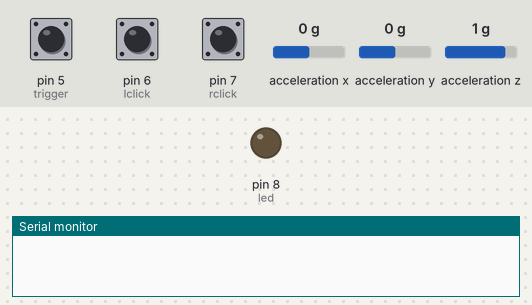
The sketch below on a simulated Arduino Uno, built with avr-gcc and run on an emulated ATmega328P. Shown: output pins drawn as LEDs (lit = HIGH), the last lines printed to the serial monitor. Wiring (inferred from the names in the program): ADXL345 accelerometer at I2C address 0x53. Inputs (shaded band) come from the test bench; at power-on: pin 5 (trigger) HIGH, pin 6 (lclick) HIGH, pin 7 (rclick) HIGH, acceleration x 0 g, acceleration y 0 g, acceleration z 1 g.

Above: at 1.2 s.
1.3 s: pin 5 (trigger) pulled LOW for 0.15 s
At 1.7 s:
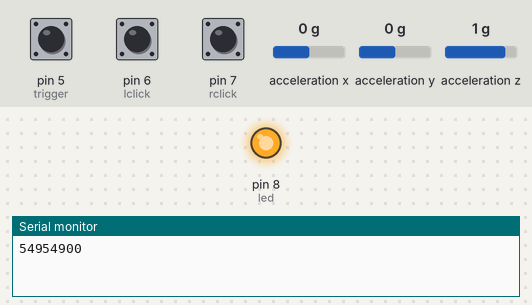
3.3 s: pin 5 (trigger) pulled LOW for 3.2 s
At 8.2 s:
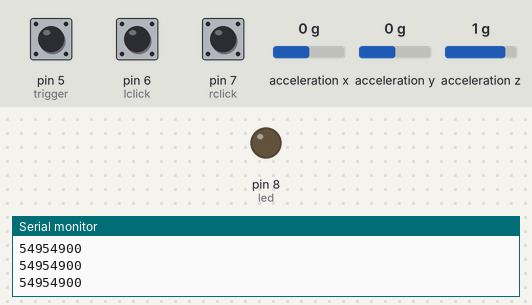
Timing chart, 0 to 9.7 s (numbered marks = the images above; inputs shaded):
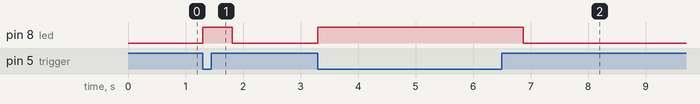

The sketch:

SmartMouse.ino
```cpp
#include <SoftwareSerial.h>
#include <Wire.h>  // Wire library - used for I2C communication

float X_out, Y_out, Z_out;  // Outputs
int xcord, ycord;
int lstate = 0;
int rstate = 0;

int ADXL345 = 0x53; // The ADXL345 sensor I2C address
const int rxpin = 2, txpin = 3;
SoftwareSerial bluetooth(rxpin, txpin);
const int trigger = 5;
const int lclick = 6;
const int rclick = 7;
const int led = 8;

void setup()
{
  pinMode(trigger,INPUT_PULLUP);
  pinMode(lclick,INPUT_PULLUP);
  pinMode(rclick,INPUT_PULLUP);
  pinMode(led, OUTPUT);
  Serial.begin(9600);
  bluetooth.begin(9600);

  Wire.begin(); // Initiate the Wire library
  // Set ADXL345 in measuring mode
  Wire.beginTransmission(ADXL345); // Start communicating with the device
  Wire.write(0x2D); // Access/ talk to POWER_CTL Register - 0x2D
  // Enable measurement
  Wire.write(8); // (8dec -> 0000 1000 binary) Bit D3 High for measuring enable
  Wire.endTransmission();
  delay(10);

  // Off-set Calibration
  //X-axis
  Wire.beginTransmission(ADXL345);
  Wire.write(0x1E);  // X-axis offset register
  Wire.write(-1);
  Wire.endTransmission();
  delay(10);
  //Y-axis
  Wire.beginTransmission(ADXL345);
  Wire.write(0x1F); // Y-axis offset register
  Wire.write(0);
  Wire.endTransmission();
  delay(10);
  //Z-axis
  Wire.beginTransmission(ADXL345);
  Wire.write(0x20); // Z-axis offset register
  Wire.write(-8);
  Wire.endTransmission();
  delay(10);
}

void loop()
{
  digitalWrite(led,LOW);
  while(digitalRead(trigger)==LOW)
  {
    digitalWrite(led, HIGH);
    lstate = digitalRead(lclick);
    rstate = digitalRead(rclick);
    Wire.beginTransmission(ADXL345);
    Wire.write(0x32); // Start with register 0x32 (ACCEL_XOUT_H)
    Wire.endTransmission(false);
    Wire.requestFrom(ADXL345, 6, true); // Read 6 registers total, each axis value is stored in 2 registers
    X_out = ( Wire.read()| Wire.read() << 8); // X-axis value
    X_out = X_out/256*100;
    Y_out = ( Wire.read()| Wire.read() << 8); // Y-axis value
    Y_out = Y_out/256*100;
    xcord=map(X_out,-200,200,100,999);
    ycord=map(Y_out,-200,200,100,999);
    Serial.print(xcord);
    Serial.print(ycord);
    if (lstate == LOW)
    Serial.print(1);
    else
    Serial.print(0);
    if (rstate == LOW)
    Serial.println(1);
    else
    Serial.println(0);
    bluetooth.print(xcord);
    bluetooth.print(ycord);
    if (lstate == LOW)
    bluetooth.print(1);
    else
    bluetooth.print(0);
    if (rstate == LOW)
    bluetooth.print(1);
    else
    bluetooth.print(0);
//    delay(4000);
    delay(500);
   }
}
```

Measured:
- after the input at 1.3 s, pin 8 (led): LOW → HIGH at once, → LOW 0.51 s later
- after the input at 3.3 s, pin 8 (led): LOW → HIGH at once, → LOW 3.6 s later
